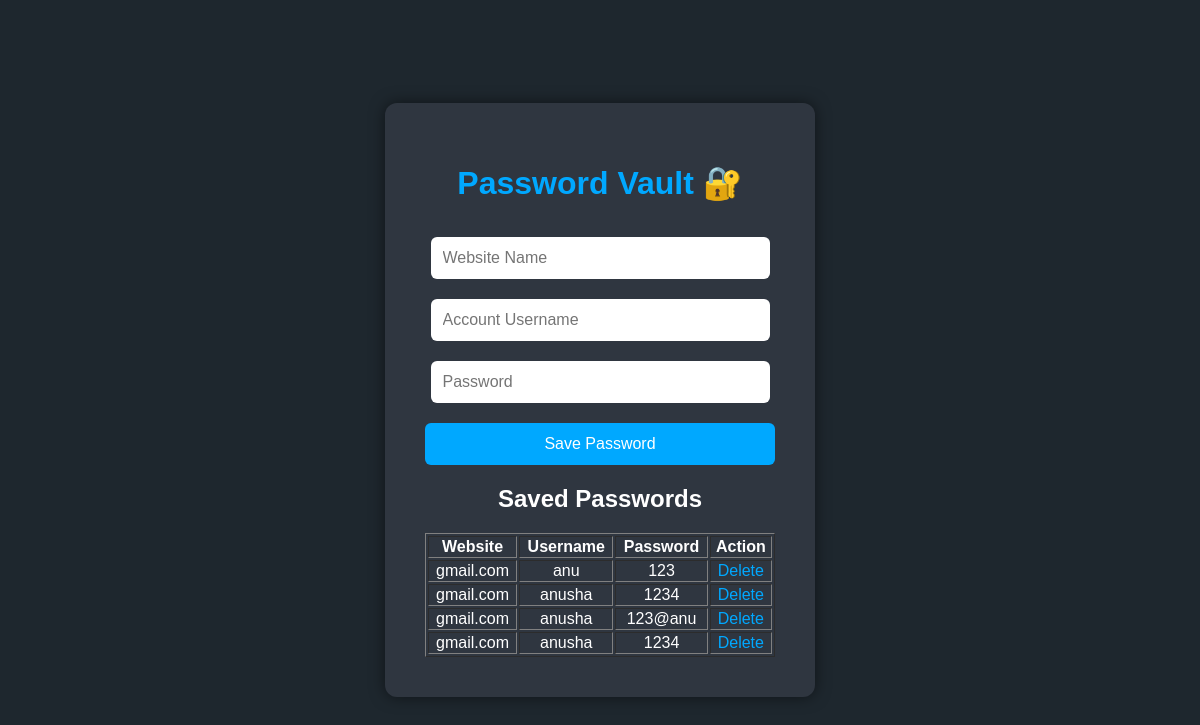
/dashboard, run on the app's committed database.
### app.py (models this page shows)
class PasswordEntry(db.Model):
    id = db.Column(db.Integer, primary_key=True)
    website = db.Column(db.String(100))
    account_username = db.Column(db.String(100))
    account_password = db.Column(db.String(200))

### app.py (the view, shortened to what this page needs)
@app.route("/dashboard", methods=["GET", "POST"])
def dashboard():
    entries = PasswordEntry.query.all()
    return render_template(
        "dashboard.html",
        entries=entries
    )

### templates/dashboard.html (shortened to what this page needs)
<!DOCTYPE html>
<html lang="en">
<head>
    <link rel="stylesheet" href="{{ url_for('static', filename='style.css') }}">
</head>
<body>
    <div class="container">
        <h1>Password Vault 🔐</h1>
        <form method="POST">
            <input type="text"
                   name="website"
                   placeholder="Website Name">
            <input type="text"
                   name="account_username"
                   placeholder="Account Username">
            <input type="password"
                   name="account_password"
                   placeholder="Password">
            <button type="submit">
                Save Password
            </button>
        </form>
        <h2>Saved Passwords</h2>
        <table border="1" width="100%">
            <tr>
                <th>Website</th>
                <th>Username</th>
                <th>Password</th>
                <th>Action</th>
            </tr>
            {% for entry in entries %}
            <tr>
                <td>{{ entry.website }}</td>
                <td>{{ entry.account_username }}</td>
                <td>{{ entry.account_password }}</td>
                <td>
                    <a href="/delete/{{ entry.id }}">
                    Delete
                    </a>
                </td>
            </tr>
            {% endfor %}
        </table>
    </div>
</body>
</html>

### static/style.css (style rules this page uses)
body { background-color: #1e272e; font-family: Arial, sans-serif; display: flex; justify-content: center; align-items: center; height: 100vh; margin: 0; color: white; }
.container { background-color: #2f3640; padding: 40px; border-radius: 12px; width: 350px; text-align: center; box-shadow: 0px 0px 15px rgba(0,0,0,0.5); }
h1 { margin-bottom: 25px; color: #00a8ff; }
input { width: 90%; padding: 12px; margin: 10px 0; border: none; border-radius: 6px; font-size: 16px; }
button { background-color: #00a8ff; color: white; border: none; padding: 12px 20px; border-radius: 6px; cursor: pointer; font-size: 16px; width: 100%; margin-top: 10px; }
a { color: #00a8ff; text-decoration: none; }

### data on the page
PasswordEntry: website "gmail.com", account_username "anu", account_password "123"
PasswordEntry: website "gmail.com", account_username "anusha", account_password "1234"
PasswordEntry: website "gmail.com", account_username "anusha", account_password "123@anu"
PasswordEntry: website "gmail.com", account_username "anusha", account_password "1234"
